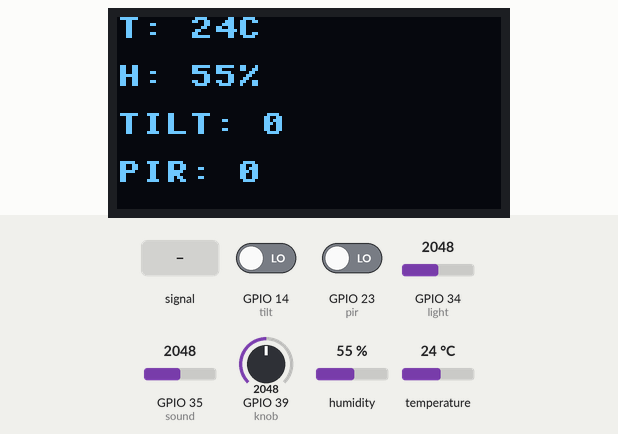
Recording of a program running on a simulated ESP32 board running MicroPython. Shown: 128×64 one-colour display. The test bench sets the inputs (shaded band); at power-on: humidity 55 %, GPIO 34 (light) = 2048, GPIO 35 (sound) = 2048, GPIO 39 (knob) = 2048, GPIO 14 (tilt) LOW, GPIO 23 (pir) LOW, temperature 24 °C (analog values on the 0–4095 scale). What the program prints to the serial console is not drawn.

Above: at 3.6 s.
3.7 s: GPIO 35 (sound) fed a 200 Hz sine of ±327 counts around its level
At 7.5 s:
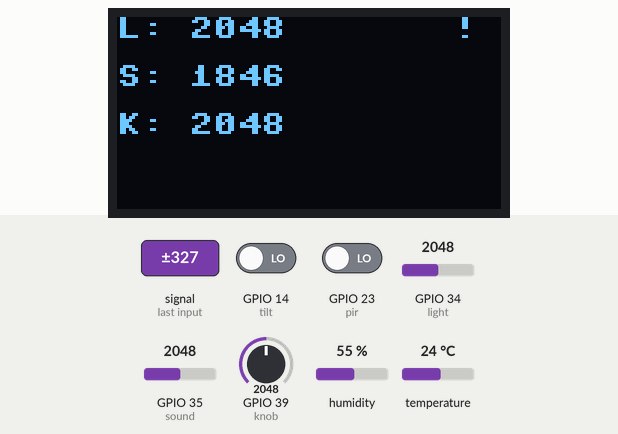
9.7 s: humidity set to 22 %
At 15.6 s:
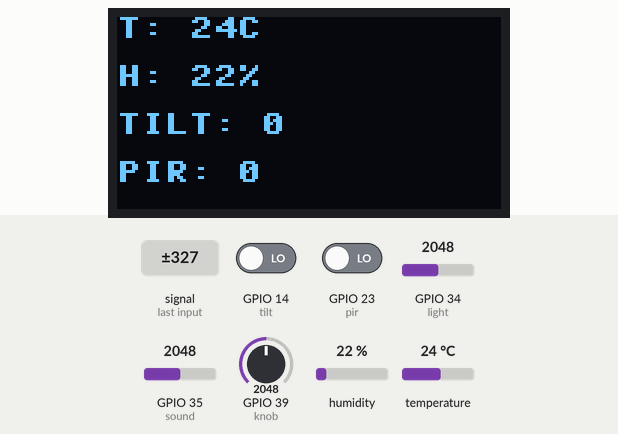
15.7 s: GPIO 34 (light) set to 1960
At 19.7 s:
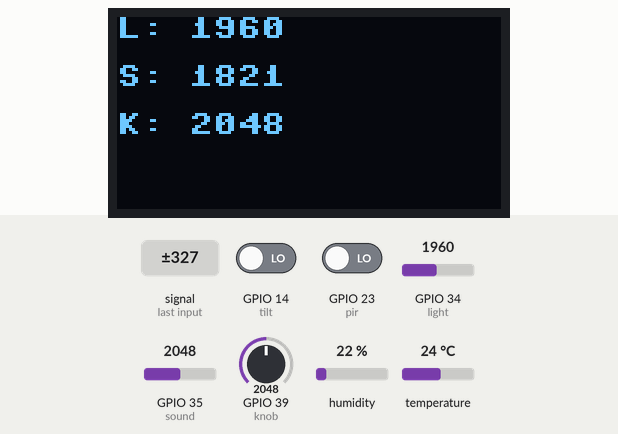
21.7 s: GPIO 35 (sound) set to 1960
At 25.2 s:
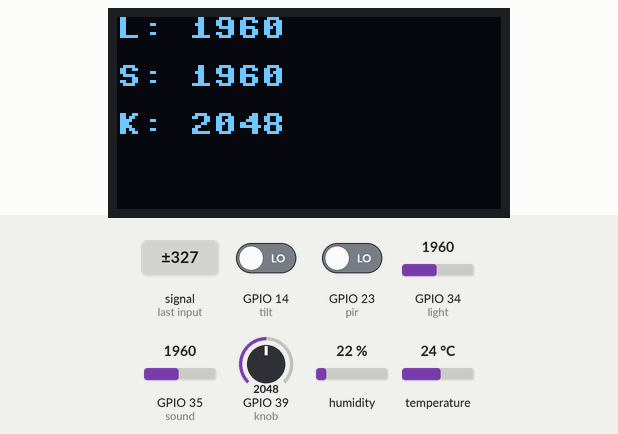
27.7 s: GPIO 39 (knob) set to 1960
At 31.9 s:
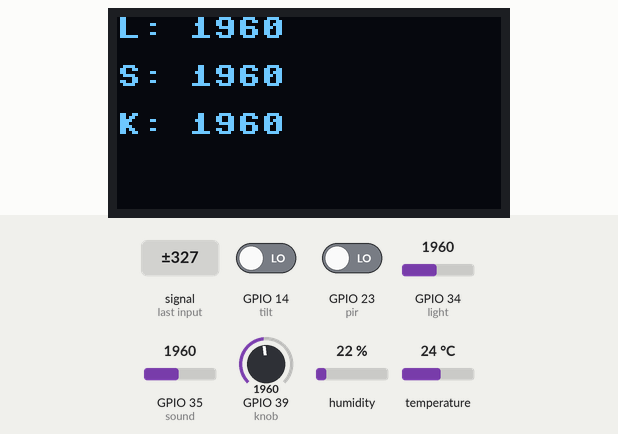
33.7 s: GPIO 35 (sound) fed a 1000 Hz sine of ±1023 counts around its level
At 37.4 s:
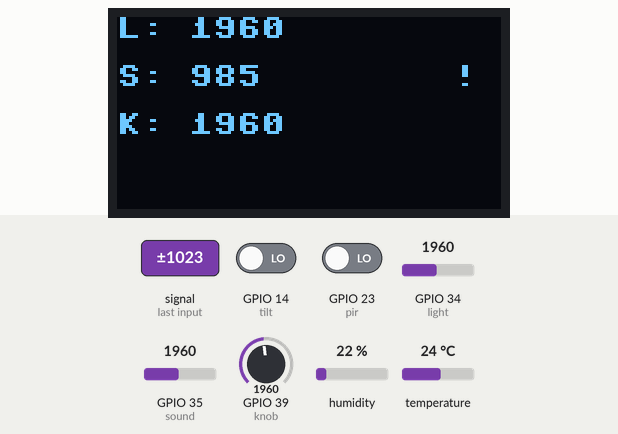
Timing chart, 0 to 38.9 s (numbered marks = the images above; inputs shaded):
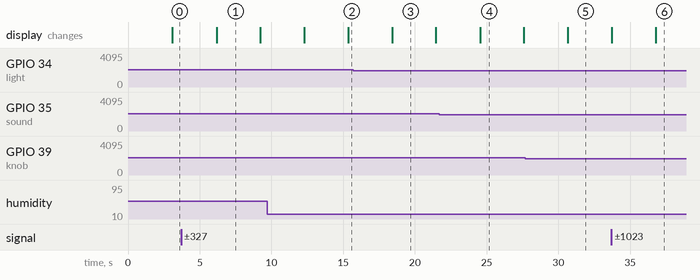

Measured:
- after the input at 3.7 s, the display: changes after 2.5 s (image 1)
- after the input at 9.7 s, the display: first differs from a run without the input after 5.6 s (image 2)
- after the input at 15.7 s, the display: changes after 2.7 s (image 3)
- after the input at 21.7 s, the display: changes after 2.8 s (image 4)
- after the input at 27.7 s, the display: changes after 3.0 s (image 5)
- after the input at 33.7 s, the display: first differs from a run without the input after 3.1 s (image 6)
- what the display in image 1 shows lasts 3.0 s, from 6.2 s to 9.2 s

The program:

mission_alert_mark.py
```python
from machine import Pin, SoftI2C, ADC
import ssd1306
import time
import dht

light = ADC(Pin(34))
light.atten(ADC.ATTN_11DB)
light.width(ADC.WIDTH_12BIT)
sound = ADC(Pin(35))
sound.atten(ADC.ATTN_11DB)
sound.width(ADC.WIDTH_12BIT)
knob = ADC(Pin(39))
knob.atten(ADC.ATTN_11DB)
knob.width(ADC.WIDTH_12BIT)
dht11 = dht.DHT11(Pin(13))
tilt = Pin(14, Pin.IN)
pir = Pin(23, Pin.IN)
i2c = SoftI2C(scl=Pin(22), sda=Pin(21))
oled = ssd1306.SSD1306_I2C(128, 64, i2c)


def show_page(n, t, h):
    oled.fill(0)
    if n == 1:
        oled.text("L: " + str(light.read()), 0, 0)
        if light.read() > limit:  # 기준을 넘으면(어두우면) 느낌표
            oled.text("!", 112, 0)
        oled.text("S: " + str(sound.read()), 0, 16)
        if sound.read() > limit:  # 기준을 넘으면(시끄러우면) 느낌표
            oled.text("!", 112, 16)
        oled.text("K: " + str(knob.read()), 0, 32)
    else:
        oled.text("T: " + str(t) + "C", 0, 0)
        oled.text("H: " + str(h) + "%", 0, 16)
        oled.text("TILT: " + str(tilt.value()), 0, 32)
        oled.text("PIR: " + str(pir.value()), 0, 48)
    oled.show()


limit = 2000  # 기준값 (0~4095 가운데)
dht11.measure()
t = dht11.temperature()
h = dht11.humidity()
last = time.ticks_ms()
start = time.ticks_ms()
page = 1
while True:
    if time.ticks_diff(time.ticks_ms(), last) >= 2000:
        last = time.ticks_ms()
        dht11.measure()
        t = dht11.temperature()
        h = dht11.humidity()
        print("L: " + str(light.read()) + " S: " + str(sound.read()) + " K: " + str(knob.read()))
        print("T: " + str(t) + " H: " + str(h) + " TILT: " + str(tilt.value()) + " PIR: " + str(pir.value()))
    if time.ticks_diff(time.ticks_ms(), start) >= 3000:
        start = time.ticks_ms()
        if page == 1:
            page = 2
        else:
            page = 1
        show_page(page, t, h)
    time.sleep(0.1)
```
